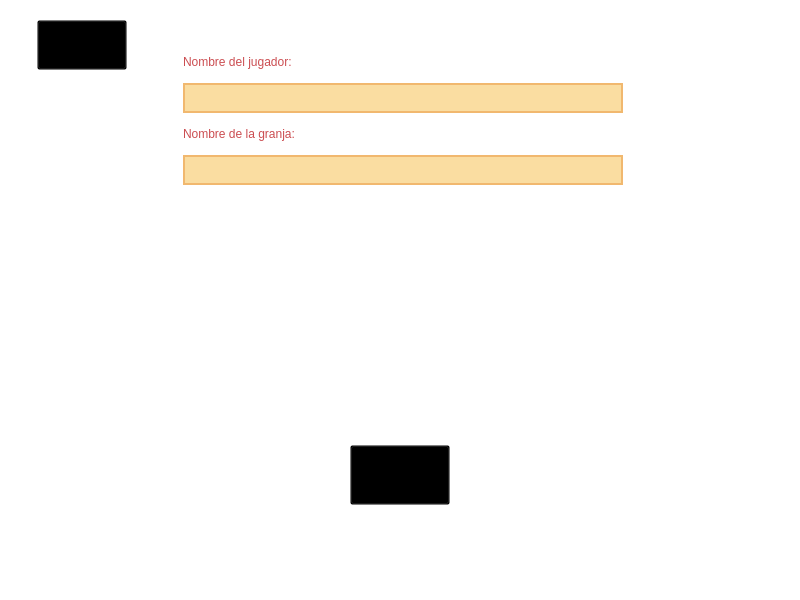
<?xml version="1.0" encoding="UTF-8"?>
<ui version="4.0">
 <class>MainWindow</class>
 <widget class="QMainWindow" name="MainWindow">
  <property name="geometry">
   <rect>
    <x>0</x>
    <y>0</y>
    <width>800</width>
    <height>600</height>
   </rect>
  </property>
  <property name="minimumSize">
   <size>
    <width>800</width>
    <height>600</height>
   </size>
  </property>
  <property name="windowTitle">
   <string>MainWindow</string>
  </property>
  <property name="styleSheet">
   <string notr="true">#MainWindow {
	border-image: url(&quot;client_src/menuSprites/background.png&quot;);
}

QWidget {
    background: transparent;
}</string>
  </property>
  <widget class="QWidget" name="backgroundwidget">
   <property name="autoFillBackground">
    <bool>false</bool>
   </property>
   <layout class="QGridLayout" name="gridLayout">
    <property name="topMargin">
     <number>0</number>
    </property>
    <item row="1" column="2">
     <spacer name="horizontalSpacerRight">
      <property name="orientation">
       <enum>Qt::Horizontal</enum>
      </property>
      <property name="sizeType">
       <enum>QSizePolicy::Fixed</enum>
      </property>
      <property name="sizeHint" stdset="0">
       <size>
        <width>10</width>
        <height>20</height>
       </size>
      </property>
     </spacer>
    </item>
    <item row="1" column="1">
     <widget class="QStackedWidget" name="stackedWidget">
      <property name="sizePolicy">
       <sizepolicy hsizetype="Expanding" vsizetype="Expanding">
        <horstretch>0</horstretch>
        <verstretch>0</verstretch>
       </sizepolicy>
      </property>
      <property name="currentIndex">
       <number>1</number>
      </property>
      <widget class="QWidget" name="mainPage">
       <property name="sizePolicy">
        <sizepolicy hsizetype="Expanding" vsizetype="Expanding">
         <horstretch>0</horstretch>
         <verstretch>0</verstretch>
        </sizepolicy>
       </property>
       <layout class="QGridLayout" name="gridLayout_2">
        <property name="topMargin">
         <number>0</number>
        </property>
        <item row="0" column="0">
         <widget class="QWidget" name="internalWidget" native="true">
          <property name="sizePolicy">
           <sizepolicy hsizetype="Expanding" vsizetype="Expanding">
            <horstretch>0</horstretch>
            <verstretch>0</verstretch>
           </sizepolicy>
          </property>
          <property name="minimumSize">
           <size>
            <width>600</width>
            <height>600</height>
           </size>
          </property>
          <property name="autoFillBackground">
           <bool>false</bool>
          </property>
          <property name="styleSheet">
           <string notr="true"/>
          </property>
          <layout class="QVBoxLayout" name="verticalLayout_2" stretch="0,0,0">
           <property name="spacing">
            <number>20</number>
           </property>
           <property name="leftMargin">
            <number>10</number>
           </property>
           <property name="topMargin">
            <number>0</number>
           </property>
           <property name="rightMargin">
            <number>10</number>
           </property>
           <property name="bottomMargin">
            <number>20</number>
           </property>
           <item>
            <layout class="QHBoxLayout" name="horizontalLayout">
             <property name="bottomMargin">
              <number>20</number>
             </property>
             <item>
              <spacer name="titleHorizontalSpacerLeft">
               <property name="orientation">
                <enum>Qt::Horizontal</enum>
               </property>
               <property name="sizeType">
                <enum>QSizePolicy::Preferred</enum>
               </property>
               <property name="sizeHint" stdset="0">
                <size>
                 <width>40</width>
                 <height>20</height>
                </size>
               </property>
              </spacer>
             </item>
             <item>
              <widget class="QLabel" name="titleLabel">
               <property name="sizePolicy">
                <sizepolicy hsizetype="Expanding" vsizetype="Expanding">
                 <horstretch>0</horstretch>
                 <verstretch>0</verstretch>
                </sizepolicy>
               </property>
               <property name="minimumSize">
                <size>
                 <width>400</width>
                 <height>187</height>
                </size>
               </property>
               <property name="maximumSize">
                <size>
                 <width>1080</width>
                 <height>505</height>
                </size>
               </property>
               <property name="font">
                <font>
                 <family>Ubuntu Sans Mono</family>
                 <pointsize>48</pointsize>
                 <bold>true</bold>
                </font>
               </property>
               <property name="contextMenuPolicy">
                <enum>Qt::ActionsContextMenu</enum>
               </property>
               <property name="frameShape">
                <enum>QFrame::NoFrame</enum>
               </property>
               <property name="lineWidth">
                <number>1</number>
               </property>
               <property name="text">
                <string/>
               </property>
               <property name="textFormat">
                <enum>Qt::AutoText</enum>
               </property>
               <property name="scaledContents">
                <bool>true</bool>
               </property>
               <property name="alignment">
                <set>Qt::AlignCenter</set>
               </property>
               <property name="wordWrap">
                <bool>false</bool>
               </property>
               <property name="margin">
                <number>0</number>
               </property>
               <property name="indent">
                <number>0</number>
               </property>
              </widget>
             </item>
             <item>
              <spacer name="titleHorizontalSpacerRight">
               <property name="orientation">
                <enum>Qt::Horizontal</enum>
               </property>
               <property name="sizeType">
                <enum>QSizePolicy::Preferred</enum>
               </property>
               <property name="sizeHint" stdset="0">
                <size>
                 <width>40</width>
                 <height>20</height>
                </size>
               </property>
              </spacer>
             </item>
            </layout>
           </item>
           <item>
            <spacer name="verticalSpacer">
             <property name="orientation">
              <enum>Qt::Vertical</enum>
             </property>
             <property name="sizeType">
              <enum>QSizePolicy::Preferred</enum>
             </property>
             <property name="sizeHint" stdset="0">
              <size>
               <width>20</width>
               <height>20</height>
              </size>
             </property>
            </spacer>
           </item>
           <item>
            <layout class="QHBoxLayout" name="buttonLayout">
             <property name="leftMargin">
              <number>10</number>
             </property>
             <property name="topMargin">
              <number>40</number>
             </property>
             <property name="rightMargin">
              <number>10</number>
             </property>
             <property name="bottomMargin">
              <number>45</number>
             </property>
             <item>
              <spacer name="buttonsHorizontalSpacerLeft">
               <property name="orientation">
                <enum>Qt::Horizontal</enum>
               </property>
               <property name="sizeType">
                <enum>QSizePolicy::Expanding</enum>
               </property>
               <property name="sizeHint" stdset="0">
                <size>
                 <width>40</width>
                 <height>20</height>
                </size>
               </property>
              </spacer>
             </item>
             <item>
              <widget class="QPushButton" name="createButton">
               <property name="sizePolicy">
                <sizepolicy hsizetype="Expanding" vsizetype="Expanding">
                 <horstretch>0</horstretch>
                 <verstretch>0</verstretch>
                </sizepolicy>
               </property>
               <property name="minimumSize">
                <size>
                 <width>150</width>
                 <height>119</height>
                </size>
               </property>
               <property name="maximumSize">
                <size>
                 <width>150</width>
                 <height>119</height>
                </size>
               </property>
               <property name="layoutDirection">
                <enum>Qt::LeftToRight</enum>
               </property>
               <property name="styleSheet">
                <string notr="true">#createButton {
	border-image: url(&quot;client_src/menuSprites/iniciar.png&quot;);
}

#createButton:hover {
   border-image: url(&quot;client_src/menuSprites/iniciarHover.png&quot;);
}

#createButton:pressed {
   border-image: url(&quot;client_src/menuSprites/iniciarPress.png&quot;);
}
</string>
               </property>
               <property name="text">
                <string/>
               </property>
               <property name="iconSize">
                <size>
                 <width>160</width>
                 <height>200</height>
                </size>
               </property>
               <property name="flat">
                <bool>false</bool>
               </property>
              </widget>
             </item>
             <item>
              <widget class="QPushButton" name="continueButton">
               <property name="sizePolicy">
                <sizepolicy hsizetype="Expanding" vsizetype="Expanding">
                 <horstretch>0</horstretch>
                 <verstretch>0</verstretch>
                </sizepolicy>
               </property>
               <property name="minimumSize">
                <size>
                 <width>150</width>
                 <height>119</height>
                </size>
               </property>
               <property name="maximumSize">
                <size>
                 <width>150</width>
                 <height>119</height>
                </size>
               </property>
               <property name="layoutDirection">
                <enum>Qt::LeftToRight</enum>
               </property>
               <property name="styleSheet">
                <string notr="true">#continueButton {
	border-image: url(&quot;client_src/menuSprites/retomar.png&quot;);
}

#continueButton:hover {
   border-image: url(&quot;client_src/menuSprites/retomarHover.png&quot;);
}

#continueButton:pressed {
   border-image: url(&quot;client_src/menuSprites/retomarPress.png&quot;);
}
</string>
               </property>
               <property name="text">
                <string/>
               </property>
               <property name="iconSize">
                <size>
                 <width>160</width>
                 <height>200</height>
                </size>
               </property>
               <property name="autoDefault">
                <bool>false</bool>
               </property>
              </widget>
             </item>
             <item>
              <widget class="QPushButton" name="joinButton">
               <property name="sizePolicy">
                <sizepolicy hsizetype="Expanding" vsizetype="Expanding">
                 <horstretch>0</horstretch>
                 <verstretch>0</verstretch>
                </sizepolicy>
               </property>
               <property name="minimumSize">
                <size>
                 <width>150</width>
                 <height>119</height>
                </size>
               </property>
               <property name="maximumSize">
                <size>
                 <width>150</width>
                 <height>119</height>
                </size>
               </property>
               <property name="styleSheet">
                <string notr="true">#joinButton {
	border-image: url(&quot;client_src/menuSprites/unirse.png&quot;);
}

#joinButton:hover {
   border-image: url(&quot;client_src/menuSprites/unirseHover.png&quot;);
}

#joinButton:pressed {
   border-image: url(&quot;client_src/menuSprites/unirsePress.png&quot;);
}</string>
               </property>
               <property name="text">
                <string/>
               </property>
               <property name="iconSize">
                <size>
                 <width>160</width>
                 <height>200</height>
                </size>
               </property>
              </widget>
             </item>
             <item>
              <widget class="QPushButton" name="exitButton">
               <property name="sizePolicy">
                <sizepolicy hsizetype="Expanding" vsizetype="Expanding">
                 <horstretch>0</horstretch>
                 <verstretch>0</verstretch>
                </sizepolicy>
               </property>
               <property name="minimumSize">
                <size>
                 <width>150</width>
                 <height>119</height>
                </size>
               </property>
               <property name="maximumSize">
                <size>
                 <width>150</width>
                 <height>119</height>
                </size>
               </property>
               <property name="styleSheet">
                <string notr="true">#exitButton {
	border-image: url(&quot;client_src/menuSprites/salir.png&quot;);
}

#exitButton:hover {
   border-image: url(&quot;client_src/menuSprites/salirHover.png&quot;);
}

#exitButton:pressed {
   border-image: url(&quot;client_src/menuSprites/salirPress.png&quot;);
}
</string>
               </property>
               <property name="text">
                <string/>
               </property>
               <property name="iconSize">
                <size>
                 <width>160</width>
                 <height>200</height>
                </size>
               </property>
              </widget>
             </item>
             <item>
              <spacer name="buttonsHorizontalSpacerRight">
               <property name="orientation">
                <enum>Qt::Horizontal</enum>
               </property>
               <property name="sizeType">
                <enum>QSizePolicy::Expanding</enum>
               </property>
               <property name="sizeHint" stdset="0">
                <size>
                 <width>40</width>
                 <height>20</height>
                </size>
               </property>
              </spacer>
             </item>
            </layout>
           </item>
          </layout>
         </widget>
        </item>
       </layout>
      </widget>
      <widget class="QWidget" name="customizePage">
       <layout class="QGridLayout" name="gridLayout_3">
        <property name="topMargin">
         <number>0</number>
        </property>
        <property name="bottomMargin">
         <number>0</number>
        </property>
        <item row="0" column="0">
         <widget class="QWidget" name="widgetCustomize" native="true">
          <layout class="QGridLayout" name="gridLayout_4">
           <property name="topMargin">
            <number>0</number>
           </property>
           <property name="bottomMargin">
            <number>0</number>
           </property>
           <item row="0" column="2">
            <widget class="QWidget" name="customizeMenu" native="true">
             <property name="sizePolicy">
              <sizepolicy hsizetype="Expanding" vsizetype="Expanding">
               <horstretch>0</horstretch>
               <verstretch>0</verstretch>
              </sizepolicy>
             </property>
             <property name="minimumSize">
              <size>
               <width>500</width>
               <height>515</height>
              </size>
             </property>
             <property name="maximumSize">
              <size>
               <width>740</width>
               <height>800</height>
              </size>
             </property>
             <property name="styleSheet">
              <string notr="true">#customizeMenu {
	border-image: url(&quot;client_src/menuSprites/woodTemplate.png&quot;);
}</string>
             </property>
             <layout class="QVBoxLayout" name="verticalLayout_4">
              <item>
               <widget class="QWidget" name="customizeTopBox" native="true">
                <layout class="QHBoxLayout" name="horizontalLayout_4">
                 <property name="topMargin">
                  <number>9</number>
                 </property>
                 <property name="rightMargin">
                  <number>9</number>
                 </property>
                 <item>
                  <widget class="QWidget" name="widget_4" native="true"/>
                 </item>
                 <item>
                  <widget class="QWidget" name="namesWidget" native="true">
                   <layout class="QVBoxLayout" name="verticalLayout_5">
                    <item>
                     <widget class="QLabel" name="playerNameLabel">
                      <property name="styleSheet">
                       <string notr="true">#playerNameLabel {
	color: #CB4D51;
}</string>
                      </property>
                      <property name="text">
                       <string>Nombre del jugador:</string>
                      </property>
                     </widget>
                    </item>
                    <item>
                     <widget class="QLineEdit" name="playerNameEdit">
                      <property name="minimumSize">
                       <size>
                        <width>0</width>
                        <height>30</height>
                       </size>
                      </property>
                      <property name="maximumSize">
                       <size>
                        <width>16777215</width>
                        <height>30</height>
                       </size>
                      </property>
                      <property name="styleSheet">
                       <string notr="true">#playerNameEdit {
	background-color: #FADDA1;
	color: #CB4D51;
	border: 2px solid #F1B86F;
}</string>
                      </property>
                      <property name="maxLength">
                       <number>30</number>
                      </property>
                     </widget>
                    </item>
                    <item>
                     <widget class="QLabel" name="farmNameLabel">
                      <property name="styleSheet">
                       <string notr="true">#farmNameLabel {
	color: #CB4D51;
}</string>
                      </property>
                      <property name="text">
                       <string>Nombre de la granja:</string>
                      </property>
                     </widget>
                    </item>
                    <item>
                     <widget class="QLineEdit" name="farmNameEdit">
                      <property name="minimumSize">
                       <size>
                        <width>0</width>
                        <height>30</height>
                       </size>
                      </property>
                      <property name="maximumSize">
                       <size>
                        <width>16777215</width>
                        <height>30</height>
                       </size>
                      </property>
                      <property name="styleSheet">
                       <string notr="true">#farmNameEdit {
	background-color: #FADDA1;
	color: #CB4D51;
	border: 2px solid #F1B86F;
}</string>
                      </property>
                      <property name="maxLength">
                       <number>30</number>
                      </property>
                     </widget>
                    </item>
                   </layout>
                  </widget>
                 </item>
                </layout>
               </widget>
              </item>
              <item>
               <widget class="QWidget" name="widget_2" native="true"/>
              </item>
              <item>
               <widget class="QWidget" name="startCreateWidget" native="true">
                <layout class="QGridLayout" name="gridLayout_9">
                 <item row="0" column="0">
                  <widget class="QPushButton" name="startCreateButton">
                   <property name="minimumSize">
                    <size>
                     <width>100</width>
                     <height>60</height>
                    </size>
                   </property>
                   <property name="maximumSize">
                    <size>
                     <width>100</width>
                     <height>60</height>
                    </size>
                   </property>
                   <property name="styleSheet">
                    <string notr="true">#startCreateButton {
	border-image: url(&quot;client_src/menuSprites/iniciar.png&quot;);
}

#startCreateButton:hover {
   border-image: url(&quot;client_src/menuSprites/iniciarHover.png&quot;);
}

#startCreateButton:pressed {
   border-image: url(&quot;client_src/menuSprites/iniciarPress.png&quot;);
}</string>
                   </property>
                   <property name="text">
                    <string/>
                   </property>
                  </widget>
                 </item>
                </layout>
               </widget>
              </item>
             </layout>
            </widget>
           </item>
           <item row="0" column="0">
            <layout class="QVBoxLayout" name="backButtonLayout2">
             <item>
              <widget class="QPushButton" name="backButton2">
               <property name="minimumSize">
                <size>
                 <width>90</width>
                 <height>50</height>
                </size>
               </property>
               <property name="maximumSize">
                <size>
                 <width>90</width>
                 <height>50</height>
                </size>
               </property>
               <property name="layoutDirection">
                <enum>Qt::LeftToRight</enum>
               </property>
               <property name="styleSheet">
                <string notr="true">#backButton2 {
   border-image: url(&quot;client_src/menuSprites/volver.png&quot;);
}

#backButton2:hover {
   border-image: url(&quot;client_src/menuSprites/volverHover.png&quot;);
}

#backButton2:pressed {
   border-image: url(&quot;client_src/menuSprites/volverPress.png&quot;);
}</string>
               </property>
               <property name="text">
                <string/>
               </property>
               <property name="iconSize">
                <size>
                 <width>100</width>
                 <height>70</height>
                </size>
               </property>
              </widget>
             </item>
             <item>
              <spacer name="backButtonVSpacer2">
               <property name="orientation">
                <enum>Qt::Vertical</enum>
               </property>
               <property name="sizeHint" stdset="0">
                <size>
                 <width>20</width>
                 <height>40</height>
                </size>
               </property>
              </spacer>
             </item>
            </layout>
           </item>
           <item row="0" column="5">
            <layout class="QVBoxLayout" name="_hiddenlayout2">
             <property name="leftMargin">
              <number>0</number>
             </property>
             <item>
              <widget class="QPushButton" name="_hiddenbutton2">
               <property name="enabled">
                <bool>false</bool>
               </property>
               <property name="minimumSize">
                <size>
                 <width>90</width>
                 <height>50</height>
                </size>
               </property>
               <property name="maximumSize">
                <size>
                 <width>90</width>
                 <height>50</height>
                </size>
               </property>
               <property name="styleSheet">
                <string notr="true">#_hiddenbutton {
	background-color: transparent;
}</string>
               </property>
               <property name="text">
                <string/>
               </property>
               <property name="flat">
                <bool>true</bool>
               </property>
              </widget>
             </item>
            </layout>
           </item>
           <item row="0" column="3">
            <spacer name="customMenuHSpacer22">
             <property name="orientation">
              <enum>Qt::Horizontal</enum>
             </property>
             <property name="sizeType">
              <enum>QSizePolicy::Preferred</enum>
             </property>
             <property name="sizeHint" stdset="0">
              <size>
               <width>40</width>
               <height>20</height>
              </size>
             </property>
            </spacer>
           </item>
           <item row="0" column="1">
            <spacer name="customMenuHSpacer21">
             <property name="orientation">
              <enum>Qt::Horizontal</enum>
             </property>
             <property name="sizeType">
              <enum>QSizePolicy::Preferred</enum>
             </property>
             <property name="sizeHint" stdset="0">
              <size>
               <width>40</width>
               <height>20</height>
              </size>
             </property>
            </spacer>
           </item>
          </layout>
         </widget>
        </item>
       </layout>
      </widget>
      <widget class="QWidget" name="continuePage">
       <layout class="QGridLayout" name="gridLayout_6">
        <property name="topMargin">
         <number>0</number>
        </property>
        <property name="bottomMargin">
         <number>0</number>
        </property>
        <item row="0" column="0">
         <widget class="QWidget" name="widgetContinue" native="true">
          <layout class="QGridLayout" name="gridLayout_5">
           <property name="topMargin">
            <number>0</number>
           </property>
           <property name="bottomMargin">
            <number>0</number>
           </property>
           <item row="0" column="2">
            <widget class="QWidget" name="continueMenu" native="true">
             <property name="sizePolicy">
              <sizepolicy hsizetype="Expanding" vsizetype="Expanding">
               <horstretch>0</horstretch>
               <verstretch>0</verstretch>
              </sizepolicy>
             </property>
             <property name="minimumSize">
              <size>
               <width>500</width>
               <height>515</height>
              </size>
             </property>
             <property name="maximumSize">
              <size>
               <width>740</width>
               <height>800</height>
              </size>
             </property>
             <property name="styleSheet">
              <string notr="true">#continueMenu {
	border-image: url(&quot;client_src/menuSprites/woodTemplate.png&quot;);
}</string>
             </property>
             <layout class="QVBoxLayout" name="verticalLayout">
              <item>
               <widget class="QScrollArea" name="scrollArea">
                <property name="widgetResizable">
                 <bool>true</bool>
                </property>
                <widget class="QWidget" name="scrollAreaWidgetContents">
                 <property name="geometry">
                  <rect>
                   <x>0</x>
                   <y>0</y>
                   <width>98</width>
                   <height>28</height>
                  </rect>
                 </property>
                </widget>
               </widget>
              </item>
             </layout>
            </widget>
           </item>
           <item row="0" column="0">
            <layout class="QVBoxLayout" name="backButtonLayout1">
             <item>
              <widget class="QPushButton" name="backButton1">
               <property name="minimumSize">
                <size>
                 <width>90</width>
                 <height>50</height>
                </size>
               </property>
               <property name="maximumSize">
                <size>
                 <width>90</width>
                 <height>50</height>
                </size>
               </property>
               <property name="layoutDirection">
                <enum>Qt::LeftToRight</enum>
               </property>
               <property name="styleSheet">
                <string notr="true">#backButton1 {
   border-image: url(&quot;client_src/menuSprites/volver.png&quot;);
}

#backButton1:hover {
   border-image: url(&quot;client_src/menuSprites/volverHover.png&quot;);
}

#backButton1:pressed {
   border-image: url(&quot;client_src/menuSprites/volverPress.png&quot;);
}</string>
               </property>
               <property name="text">
                <string/>
               </property>
               <property name="iconSize">
                <size>
                 <width>100</width>
                 <height>70</height>
                </size>
               </property>
              </widget>
             </item>
             <item>
              <spacer name="backButtonVSpacer1">
               <property name="orientation">
                <enum>Qt::Vertical</enum>
               </property>
               <property name="sizeHint" stdset="0">
                <size>
                 <width>20</width>
                 <height>40</height>
                </size>
               </property>
              </spacer>
             </item>
            </layout>
           </item>
           <item row="0" column="5">
            <layout class="QVBoxLayout" name="_hiddenlayout1">
             <property name="leftMargin">
              <number>0</number>
             </property>
             <item>
              <widget class="QPushButton" name="_hiddenbutton1">
               <property name="enabled">
                <bool>false</bool>
               </property>
               <property name="minimumSize">
                <size>
                 <width>90</width>
                 <height>50</height>
                </size>
               </property>
               <property name="maximumSize">
                <size>
                 <width>90</width>
                 <height>50</height>
                </size>
               </property>
               <property name="styleSheet">
                <string notr="true">#_hiddenbutton {
	background-color: transparent;
}</string>
               </property>
               <property name="text">
                <string/>
               </property>
               <property name="flat">
                <bool>true</bool>
               </property>
              </widget>
             </item>
            </layout>
           </item>
           <item row="0" column="3">
            <spacer name="customMenuHSpacer12">
             <property name="orientation">
              <enum>Qt::Horizontal</enum>
             </property>
             <property name="sizeType">
              <enum>QSizePolicy::Preferred</enum>
             </property>
             <property name="sizeHint" stdset="0">
              <size>
               <width>40</width>
               <height>20</height>
              </size>
             </property>
            </spacer>
           </item>
           <item row="0" column="1">
            <spacer name="customMenuHSpacer11">
             <property name="orientation">
              <enum>Qt::Horizontal</enum>
             </property>
             <property name="sizeType">
              <enum>QSizePolicy::Preferred</enum>
             </property>
             <property name="sizeHint" stdset="0">
              <size>
               <width>40</width>
               <height>20</height>
              </size>
             </property>
            </spacer>
           </item>
          </layout>
         </widget>
        </item>
       </layout>
      </widget>
      <widget class="QWidget" name="codePage">
       <layout class="QGridLayout" name="gridLayout_8">
        <item row="0" column="0">
         <widget class="QWidget" name="widgetMultiplayer" native="true">
          <layout class="QGridLayout" name="gridLayout_7">
           <property name="topMargin">
            <number>0</number>
           </property>
           <property name="bottomMargin">
            <number>0</number>
           </property>
           <item row="0" column="2">
            <widget class="QWidget" name="codeMenu" native="true">
             <property name="sizePolicy">
              <sizepolicy hsizetype="Expanding" vsizetype="Expanding">
               <horstretch>0</horstretch>
               <verstretch>0</verstretch>
              </sizepolicy>
             </property>
             <property name="minimumSize">
              <size>
               <width>500</width>
               <height>400</height>
              </size>
             </property>
             <property name="maximumSize">
              <size>
               <width>500</width>
               <height>400</height>
              </size>
             </property>
             <property name="styleSheet">
              <string notr="true">#codeMenu {
	border-image: url(&quot;client_src/menuSprites/woodTemplate.png&quot;);
}</string>
             </property>
             <layout class="QVBoxLayout" name="verticalLayout_3">
              <property name="leftMargin">
               <number>30</number>
              </property>
              <property name="topMargin">
               <number>10</number>
              </property>
              <property name="rightMargin">
               <number>30</number>
              </property>
              <property name="bottomMargin">
               <number>10</number>
              </property>
              <item>
               <widget class="QLabel" name="insertCodeLabel">
                <property name="minimumSize">
                 <size>
                  <width>0</width>
                  <height>50</height>
                 </size>
                </property>
                <property name="maximumSize">
                 <size>
                  <width>16777215</width>
                  <height>50</height>
                 </size>
                </property>
                <property name="font">
                 <font>
                  <family>Ubuntu Mono</family>
                  <pointsize>22</pointsize>
                  <bold>true</bold>
                 </font>
                </property>
                <property name="styleSheet">
                 <string notr="true">#insertCodeLabel {
	color: #CB4D51;
}</string>
                </property>
                <property name="lineWidth">
                 <number>1</number>
                </property>
                <property name="text">
                 <string>INSERTE CODIGO DE PARTIDA:</string>
                </property>
                <property name="textFormat">
                 <enum>Qt::AutoText</enum>
                </property>
                <property name="scaledContents">
                 <bool>false</bool>
                </property>
                <property name="alignment">
                 <set>Qt::AlignCenter</set>
                </property>
               </widget>
              </item>
              <item>
               <widget class="QWidget" name="codeWidget" native="true">
                <property name="maximumSize">
                 <size>
                  <width>16777215</width>
                  <height>180</height>
                 </size>
                </property>
                <layout class="QHBoxLayout" name="horizontalLayout_2">
                 <property name="leftMargin">
                  <number>0</number>
                 </property>
                 <property name="topMargin">
                  <number>0</number>
                 </property>
                 <property name="rightMargin">
                  <number>0</number>
                 </property>
                 <property name="bottomMargin">
                  <number>0</number>
                 </property>
                 <item>
                  <widget class="QLineEdit" name="codeBox">
                   <property name="minimumSize">
                    <size>
                     <width>0</width>
                     <height>180</height>
                    </size>
                   </property>
                   <property name="maximumSize">
                    <size>
                     <width>500</width>
                     <height>180</height>
                    </size>
                   </property>
                   <property name="font">
                    <font>
                     <pointsize>72</pointsize>
                    </font>
                   </property>
                   <property name="styleSheet">
                    <string notr="true">#codeBox {
	background-color: #FADDA1;
	color: #CB4D51;
	border: 2px solid #F1B86F;
}</string>
                   </property>
                   <property name="inputMask">
                    <string/>
                   </property>
                   <property name="text">
                    <string/>
                   </property>
                   <property name="maxLength">
                    <number>4</number>
                   </property>
                   <property name="alignment">
                    <set>Qt::AlignCenter</set>
                   </property>
                   <property name="placeholderText">
                    <string>XXXX</string>
                   </property>
                  </widget>
                 </item>
                </layout>
               </widget>
              </item>
              <item>
               <widget class="QWidget" name="submitCodeWidget" native="true">
                <property name="minimumSize">
                 <size>
                  <width>0</width>
                  <height>60</height>
                 </size>
                </property>
                <property name="maximumSize">
                 <size>
                  <width>500</width>
                  <height>60</height>
                 </size>
                </property>
                <layout class="QHBoxLayout" name="horizontalLayout_3">
                 <property name="topMargin">
                  <number>0</number>
                 </property>
                 <property name="bottomMargin">
                  <number>0</number>
                 </property>
                 <item>
                  <widget class="QPushButton" name="submitCodeButton">
                   <property name="minimumSize">
                    <size>
                     <width>0</width>
                     <height>60</height>
                    </size>
                   </property>
                   <property name="maximumSize">
                    <size>
                     <width>160</width>
                     <height>60</height>
                    </size>
                   </property>
                   <property name="styleSheet">
                    <string notr="true">#submitCodeButton {
	border-image: url(&quot;client_src/menuSprites/entrar.png&quot;);
}

#submitCodeButton:hover {
   border-image: url(&quot;client_src/menuSprites/entrarHover.png&quot;);
}

#submitCodeButton:pressed {
   border-image: url(&quot;client_src/menuSprites/entrarPress.png&quot;);
}</string>
                   </property>
                   <property name="text">
                    <string/>
                   </property>
                  </widget>
                 </item>
                </layout>
               </widget>
              </item>
             </layout>
            </widget>
           </item>
           <item row="0" column="0">
            <layout class="QVBoxLayout" name="backButtonLayout3">
             <item>
              <widget class="QPushButton" name="backButton3">
               <property name="minimumSize">
                <size>
                 <width>90</width>
                 <height>50</height>
                </size>
               </property>
               <property name="maximumSize">
                <size>
                 <width>90</width>
                 <height>50</height>
                </size>
               </property>
               <property name="layoutDirection">
                <enum>Qt::LeftToRight</enum>
               </property>
               <property name="styleSheet">
                <string notr="true">#backButton3 {
   border-image: url(&quot;client_src/menuSprites/volver.png&quot;);
}

#backButton3:hover {
   border-image: url(&quot;client_src/menuSprites/volverHover.png&quot;);
}

#backButton3:pressed {
   border-image: url(&quot;client_src/menuSprites/volverPress.png&quot;);
}</string>
               </property>
               <property name="text">
                <string/>
               </property>
               <property name="iconSize">
                <size>
                 <width>100</width>
                 <height>70</height>
                </size>
               </property>
              </widget>
             </item>
             <item>
              <spacer name="backButtonVSpacer3">
               <property name="orientation">
                <enum>Qt::Vertical</enum>
               </property>
               <property name="sizeHint" stdset="0">
                <size>
                 <width>20</width>
                 <height>40</height>
                </size>
               </property>
              </spacer>
             </item>
            </layout>
           </item>
           <item row="0" column="5">
            <layout class="QVBoxLayout" name="_hiddenlayout3">
             <property name="leftMargin">
              <number>0</number>
             </property>
             <item>
              <widget class="QPushButton" name="_hiddenbutton3">
               <property name="enabled">
                <bool>false</bool>
               </property>
               <property name="minimumSize">
                <size>
                 <width>90</width>
                 <height>50</height>
                </size>
               </property>
               <property name="maximumSize">
                <size>
                 <width>90</width>
                 <height>50</height>
                </size>
               </property>
               <property name="styleSheet">
                <string notr="true">#_hiddenbutton {
	background-color: transparent;
}</string>
               </property>
               <property name="text">
                <string/>
               </property>
               <property name="flat">
                <bool>true</bool>
               </property>
              </widget>
             </item>
            </layout>
           </item>
           <item row="0" column="3">
            <spacer name="customMenuHSpacer32">
             <property name="orientation">
              <enum>Qt::Horizontal</enum>
             </property>
             <property name="sizeType">
              <enum>QSizePolicy::Preferred</enum>
             </property>
             <property name="sizeHint" stdset="0">
              <size>
               <width>40</width>
               <height>20</height>
              </size>
             </property>
            </spacer>
           </item>
           <item row="0" column="1">
            <spacer name="customMenuHSpacer31">
             <property name="orientation">
              <enum>Qt::Horizontal</enum>
             </property>
             <property name="sizeType">
              <enum>QSizePolicy::Preferred</enum>
             </property>
             <property name="sizeHint" stdset="0">
              <size>
               <width>40</width>
               <height>20</height>
              </size>
             </property>
            </spacer>
           </item>
          </layout>
         </widget>
        </item>
       </layout>
      </widget>
     </widget>
    </item>
    <item row="0" column="1">
     <spacer name="verticalSpacerUp">
      <property name="orientation">
       <enum>Qt::Vertical</enum>
      </property>
      <property name="sizeType">
       <enum>QSizePolicy::Fixed</enum>
      </property>
      <property name="sizeHint" stdset="0">
       <size>
        <width>20</width>
        <height>20</height>
       </size>
      </property>
     </spacer>
    </item>
    <item row="3" column="1">
     <spacer name="verticalSpacerDown">
      <property name="orientation">
       <enum>Qt::Vertical</enum>
      </property>
      <property name="sizeType">
       <enum>QSizePolicy::Fixed</enum>
      </property>
      <property name="sizeHint" stdset="0">
       <size>
        <width>20</width>
        <height>20</height>
       </size>
      </property>
     </spacer>
    </item>
    <item row="1" column="0">
     <spacer name="horizontalSpacerLeft">
      <property name="orientation">
       <enum>Qt::Horizontal</enum>
      </property>
      <property name="sizeType">
       <enum>QSizePolicy::Fixed</enum>
      </property>
      <property name="sizeHint" stdset="0">
       <size>
        <width>10</width>
        <height>20</height>
       </size>
      </property>
     </spacer>
    </item>
   </layout>
  </widget>
 </widget>
 <resources/>
 <connections/>
</ui>
